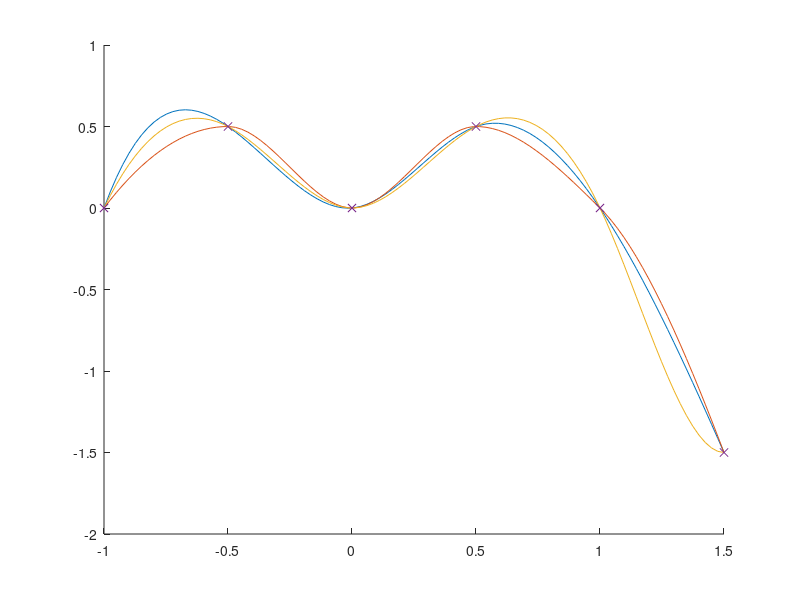

Write the MATLAB code that produced this figure.
f=@(x) x*sin(pi*x);

nodes = [-1, -1/2, 0, 1/2, 1, 3/2];
#f_nodes=f(nodes);
f_nodes = nodes .* sin(pi .* nodes);
x = linspace(-1, 3/2);

#df=@(x) sin(pi*x) + pi*x*cos(pi*x);
#df_nodes=df(nodes);
df_nodes = sin(pi) + pi .* nodes .* cos(pi * nodes);

d_res=spline(nodes,f_nodes,x);
piecewise = pchip(nodes,f_nodes,x);
complete= spline(nodes, [df_nodes(1),f_nodes, df_nodes(length(df_nodes))],x);

hold on
plot(x,d_res);
plot(x,piecewise);
plot(x,complete);
plot(nodes, f_nodes, 'x');




